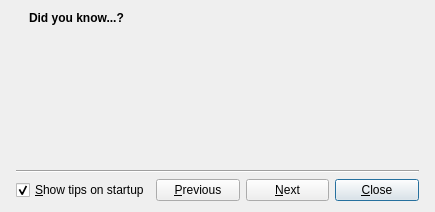
<?xml version="1.0" encoding="UTF-8"?>
<ui version="4.0">
 <class>TipDlg</class>
 <widget class="QDialog" name="TipDlg">
  <property name="geometry">
   <rect>
    <x>0</x>
    <y>0</y>
    <width>435</width>
    <height>212</height>
   </rect>
  </property>
  <property name="windowTitle">
   <string>Tip of the day</string>
  </property>
  <layout class="QVBoxLayout">
   <item>
    <layout class="QVBoxLayout">
     <property name="leftMargin">
      <number>5</number>
     </property>
     <property name="rightMargin">
      <number>5</number>
     </property>
     <item>
      <layout class="QHBoxLayout">
       <item>
        <widget class="QLabel" name="watermark">
         <property name="sizePolicy">
          <sizepolicy hsizetype="Fixed" vsizetype="Fixed">
           <horstretch>0</horstretch>
           <verstretch>0</verstretch>
          </sizepolicy>
         </property>
         <property name="pixmap">
          <pixmap>image0</pixmap>
         </property>
         <property name="scaledContents">
          <bool>true</bool>
         </property>
         <property name="wordWrap">
          <bool>false</bool>
         </property>
        </widget>
       </item>
       <item>
        <layout class="QVBoxLayout">
         <item>
          <widget class="QLabel" name="tip_label_2">
           <property name="sizePolicy">
            <sizepolicy hsizetype="MinimumExpanding" vsizetype="Minimum">
             <horstretch>0</horstretch>
             <verstretch>0</verstretch>
            </sizepolicy>
           </property>
           <property name="text">
            <string>&lt;b&gt;Did you know...?&lt;/b&gt;</string>
           </property>
           <property name="wordWrap">
            <bool>false</bool>
           </property>
          </widget>
         </item>
         <item>
          <widget class="QLabel" name="tip_label">
           <property name="sizePolicy">
            <sizepolicy hsizetype="MinimumExpanding" vsizetype="MinimumExpanding">
             <horstretch>0</horstretch>
             <verstretch>0</verstretch>
            </sizepolicy>
           </property>
           <property name="text">
            <string/>
           </property>
           <property name="alignment">
            <set>Qt::AlignVCenter</set>
           </property>
           <property name="wordWrap">
            <bool>true</bool>
           </property>
          </widget>
         </item>
        </layout>
       </item>
      </layout>
     </item>
     <item>
      <widget class="Line" name="line1">
       <property name="frameShape">
        <enum>QFrame::HLine</enum>
       </property>
       <property name="frameShadow">
        <enum>QFrame::Sunken</enum>
       </property>
      </widget>
     </item>
     <item>
      <layout class="QHBoxLayout">
       <item>
        <widget class="QCheckBox" name="show_tips">
         <property name="text">
          <string>&amp;Show tips on startup</string>
         </property>
         <property name="shortcut">
          <string>Alt+S</string>
         </property>
         <property name="checked">
          <bool>true</bool>
         </property>
        </widget>
       </item>
       <item>
        <widget class="QPushButton" name="previous_button">
         <property name="text">
          <string>&amp;Previous</string>
         </property>
         <property name="shortcut">
          <string>Alt+P</string>
         </property>
        </widget>
       </item>
       <item>
        <widget class="QPushButton" name="next_button">
         <property name="text">
          <string>&amp;Next</string>
         </property>
         <property name="shortcut">
          <string>Alt+N</string>
         </property>
        </widget>
       </item>
       <item>
        <widget class="QPushButton" name="OK_button">
         <property name="text">
          <string>&amp;Close</string>
         </property>
         <property name="shortcut">
          <string>Alt+C</string>
         </property>
         <property name="default">
          <bool>true</bool>
         </property>
        </widget>
       </item>
      </layout>
     </item>
    </layout>
   </item>
  </layout>
 </widget>
 <layoutdefault spacing="6" margin="11"/>
 <resources/>
 <connections>
  <connection>
   <sender>OK_button</sender>
   <signal>clicked()</signal>
   <receiver>TipDlg</receiver>
   <slot>close()</slot>
   <hints>
    <hint type="sourcelabel">
     <x>20</x>
     <y>20</y>
    </hint>
    <hint type="destinationlabel">
     <x>20</x>
     <y>20</y>
    </hint>
   </hints>
  </connection>
  <connection>
   <sender>previous_button</sender>
   <signal>clicked()</signal>
   <receiver>TipDlg</receiver>
   <slot>previous()</slot>
   <hints>
    <hint type="sourcelabel">
     <x>20</x>
     <y>20</y>
    </hint>
    <hint type="destinationlabel">
     <x>20</x>
     <y>20</y>
    </hint>
   </hints>
  </connection>
  <connection>
   <sender>next_button</sender>
   <signal>clicked()</signal>
   <receiver>TipDlg</receiver>
   <slot>next()</slot>
   <hints>
    <hint type="sourcelabel">
     <x>20</x>
     <y>20</y>
    </hint>
    <hint type="destinationlabel">
     <x>20</x>
     <y>20</y>
    </hint>
   </hints>
  </connection>
 </connections>
</ui>
